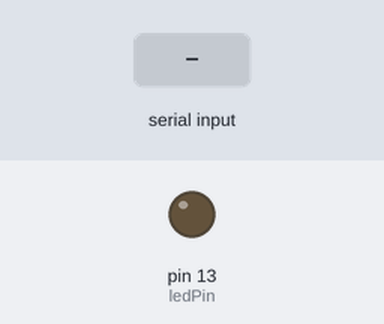
Bench run of a sketch on a simulated Arduino Uno, built with avr-gcc and run on an emulated ATmega328P. On the bench: output pins drawn as LEDs (lit = HIGH). Inputs (shaded band) come from the test bench.

Above: at 1.2 s.
1.3 s: "1" received over the second serial link
At 2.3 s:
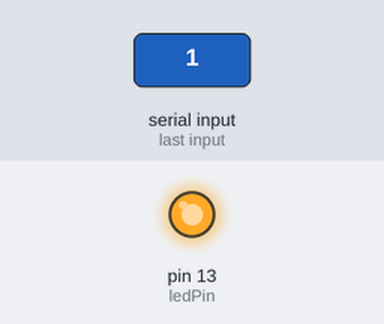
2.8 s: "0" received over the second serial link
At 3.5 s:
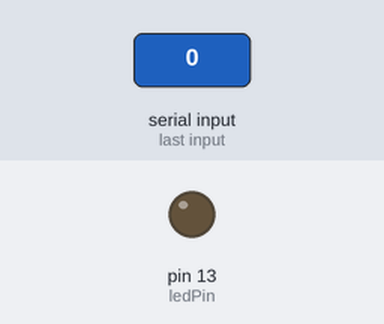
Timing chart, 0 to 5.8 s (numbered marks = the images above; inputs shaded):
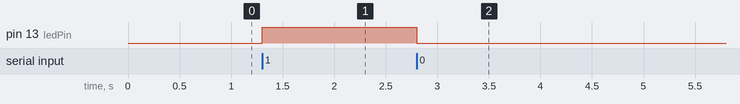

Measured:
- after the input at 1.3 s, pin 13 (ledPin): LOW → HIGH at once
- after the input at 2.8 s, pin 13 (ledPin): HIGH → LOW at once

The sketch:

bluetoothTest.ino
```cpp
#include <SoftwareSerial.h>
SoftwareSerial BT(12,11);
const byte ledPin = 13;
char val;

void setup() {
  pinMode(ledPin, OUTPUT);
  BT.begin(9600);
  BT.print("BT is ready!");
}

void loop() {
  if (BT.available()) {
    val = BT.read();
    switch (val) {
      case '0':
        digitalWrite(ledPin, LOW);
        break;
      case '1':
        digitalWrite(ledPin, HIGH);
        break;
    }
  }

}
```
